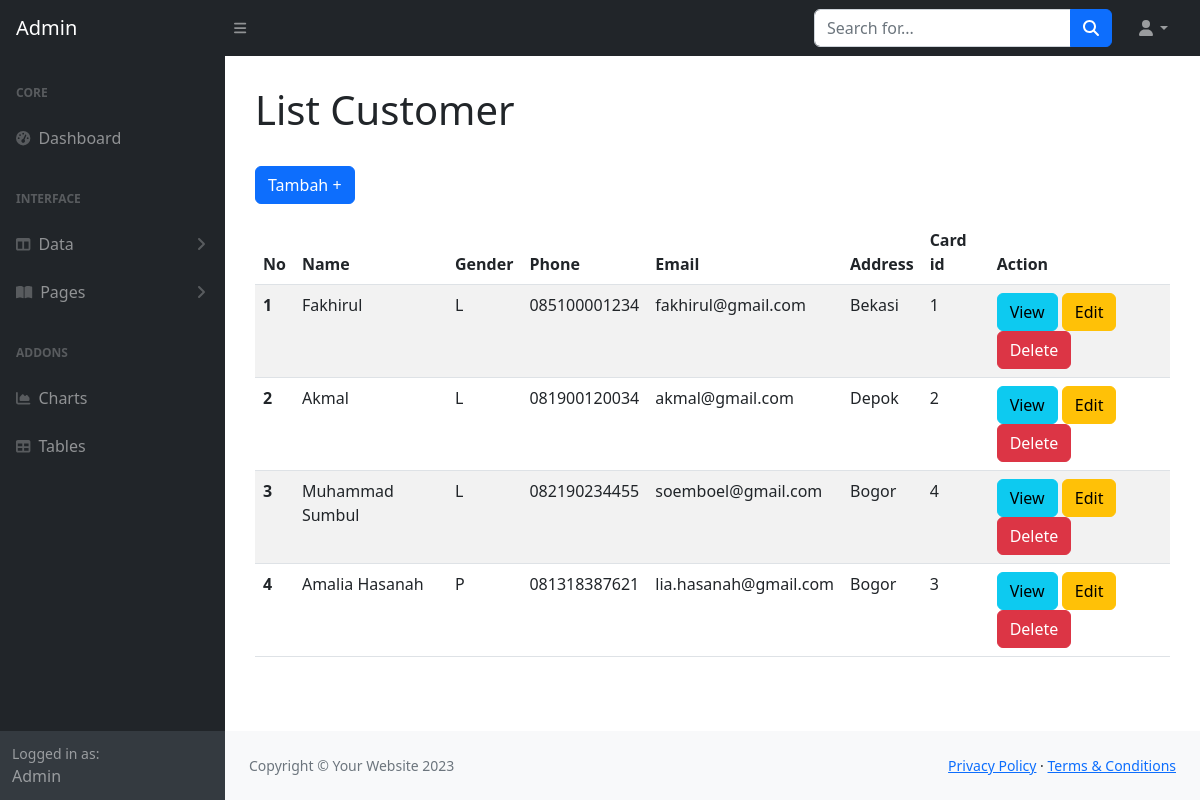
The app's page /admin/customer/customer.php with its own data.
### tables this page shows
CREATE TABLE `customer` (
  `id` int(11) NOT NULL,
  `name` varchar(45) DEFAULT NULL,
  `gender` enum('L','P') DEFAULT NULL,
  `phone` varchar(45) DEFAULT NULL,
  `email` varchar(45) DEFAULT NULL,
  `address` longtext DEFAULT NULL,
  `card_id` int(11) NOT NULL
);

### admin/customer/customer.php (the view, shortened to what this page needs)
<?php
require_once '../../dbkoneksi.php';
?>
<?php
$sql = "SELECT * FROM customer";
$rs = $dbh->query($sql);
?>
<!DOCTYPE html>
<html lang="en">
<head>
    <link href="../css/styles.css" rel="stylesheet" />
</head>
<body>
    <nav class="sb-topnav navbar navbar-expand navbar-dark bg-dark">
        <a class="navbar-brand ps-3" href="../index.php">Admin</a>
        <button class="btn btn-link btn-sm order-1 order-lg-0 me-4 me-lg-0" id="sidebarToggle" href="#!"><i
                class="fas fa-bars"></i></button>
        <form class="d-none d-md-inline-block form-inline ms-auto me-0 me-md-3 my-2 my-md-0">
            <div class="input-group">
                <input class="form-control" type="text" placeholder="Search for..." aria-label="Search for..."
                    aria-describedby="btnNavbarSearch" />
                <button class="btn btn-primary" id="btnNavbarSearch" type="button"><i
                        class="fas fa-search"></i></button>
            </div>
        </form>
        <ul class="navbar-nav ms-auto ms-md-0 me-3 me-lg-4">
            <li class="nav-item dropdown">
                <a class="nav-link dropdown-toggle" id="navbarDropdown" href="#" role="button" data-bs-toggle="dropdown"
                    aria-expanded="false"><i class="fas fa-user fa-fw"></i></a>
            </li>
        </ul>
    </nav>
    <div id="layoutSidenav">
        <div id="layoutSidenav_nav">
            <nav class="sb-sidenav accordion sb-sidenav-dark" id="sidenavAccordion">
                <div class="sb-sidenav-menu">
                    <div class="nav">
                        <div class="sb-sidenav-menu-heading">Core</div>
                        <a class="nav-link" href="../index.php">
                            <div class="sb-nav-link-icon"><i class="fas fa-tachometer-alt"></i></div>
                            Dashboard
                        </a>
                        <div class="sb-sidenav-menu-heading">Interface</div>
                        <a class="nav-link collapsed" href="#" data-bs-toggle="collapse"
                            data-bs-target="#collapseLayouts" aria-expanded="false" aria-controls="collapseLayouts">
                            <div class="sb-nav-link-icon"><i class="fas fa-columns"></i></div>
                            Data
                            <div class="sb-sidenav-collapse-arrow"><i class="fas fa-angle-down"></i></div>
                        </a>
                        <a class="nav-link collapsed" href="#" data-bs-toggle="collapse" data-bs-target="#collapsePages"
                            aria-expanded="false" aria-controls="collapsePages">
                            <div class="sb-nav-link-icon"><i class="fas fa-book-open"></i></div>
                            Pages
                            <div class="sb-sidenav-collapse-arrow"><i class="fas fa-angle-down"></i></div>
                        </a>
                        <div class="sb-sidenav-menu-heading">Addons</div>
                        <a class="nav-link" href="charts.php">
                            <div class="sb-nav-link-icon"><i class="fas fa-chart-area"></i></div>
                            Charts
                        </a>
                        <a class="nav-link" href="tables.php">
                            <div class="sb-nav-link-icon"><i class="fas fa-table"></i></div>
                            Tables
                        </a>
                    </div>
                </div>
                <div class="sb-sidenav-footer">
                    <div class="small">Logged in as:</div>
                    Admin
                </div>
            </nav>
        </div>
        <div id="layoutSidenav_content">
            <main id="main-content">
                <h1>List Customer</h1>
                <br>
                <a class="btn btn-primary" href="form_customer.php">Tambah +</a>
                <div class="jobs">
                    <div class="table-responsive">
                        <table class="table table-striped" id="tables">
                            <thead>
                                <tr>
                                    <th scope="col">No</th>
                                    <th scope="col">Name</th>
                                    <th scope="col">Gender</th>
                                    <th scope="col">Phone</th>
                                    <th scope="col">Email</th>
                                    <th scope="col">Address</th>
                                    <th scope="col">Card id</th>
                                    <th scope="col">Action</th>
                                </tr>
                            </thead>
                            <tbody>
                                <?php
                                $id = 1;
                                foreach ($rs as $row) {
                                    ?>
                                    <tr>
                                        <th scope="row">
                                            <?= $id ?>
                                        </th>
                                        <td>
                                            <?= $row['name'] ?>
                                        </td>
                                        <td>
                                            <?= $row['gender'] ?>
                                        </td>
                                        <td>
                                            <?= $row['phone'] ?>
                                        </td>
                                        <td>
                                            <?= $row['email'] ?>
                                        </td>
                                        <td>
                                            <?= $row['address'] ?>
                                        </td>
                                        <td>
                                            <?= $row['card_id'] ?>
                                        </td>
                                        <td>
                                            <a class="btn btn-info" href="view_customer.php?id=<?= $row['id'] ?>">View</a>
                                            <a class="btn btn-warning"
                                                href="form_customer.php?id=<?= $row['id'] ?>">Edit</a>
                                            <a class="btn btn-danger" href="delete_customer.php?id=<?= $row['id'] ?>"
                                                onclick="if(!confirm('Anda Yakin Hapus Data <?= $row['name'] ?>?')) {return false}">Delete</a>
                                        </td>
                                    </tr>
                                    <?php
                                    $id++;
                                }
                                ?>
                            </tbody>
                        </table>
                    </div>
                </div>
            </main>
            <footer class="py-4 bg-light mt-auto">
                <div class="container-fluid px-4">
                    <div class="d-flex align-items-center justify-content-between small">
                        <div class="text-muted">Copyright &copy; Your Website 2023</div>
                        <div>
                            <a href="#">Privacy Policy</a>
                            &middot;
                            <a href="#">Terms &amp; Conditions</a>
                        </div>
                    </div>
                </div>
            </footer>
        </div>
    </div>
</body>
</html>

### admin/customer/customer.php (style rules this page uses)
#main-content { margin: 30px; }
.table-responsive { overflow: auto; }
.jobs table { border-collapse: collapse; margin-top: 1rem; overflow-x: auto; }

### records on screen
customer: name "Fakhirul", gender "L", phone "085100001234", email "fakhirul@gmail.com", address "Bekasi", card "1"
customer: name "Akmal", gender "L", phone "081900120034", email "akmal@gmail.com", address "Depok", card "2"
customer: name "Muhammad Sumbul", gender "L", phone "082190234455", email "soemboel@gmail.com", address "Bogor", card "4"
customer: name "Amalia Hasanah", gender "P", phone "081318387621", email "lia.hasanah@gmail.com", address "Bogor", card "3"
